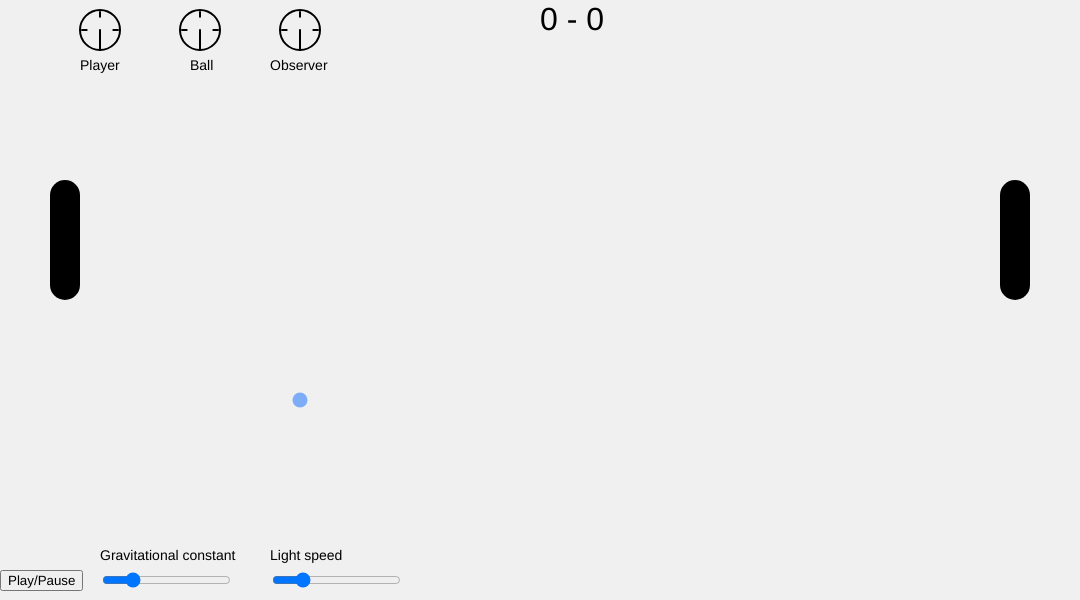
Frame 1 (no input)
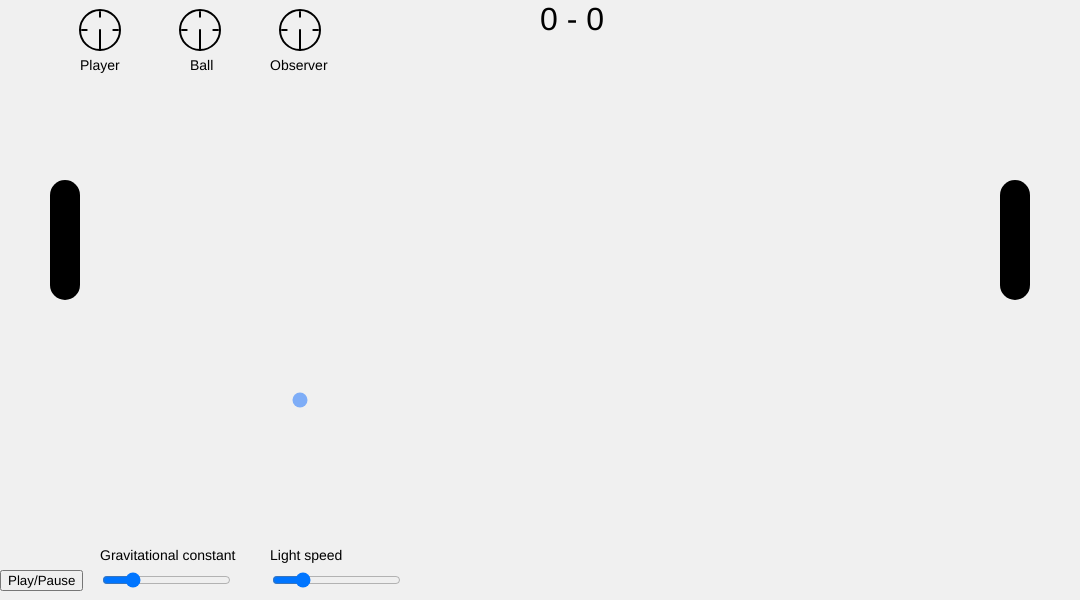
Frame 60 (no input)
Frame 120 (the mouse pressed at the canvas centre since frame 60): identical to frame 60, image omitted

The p5.js sketch that drew these frames (run headless with seeded random() and noise() and a simulated clock; from frame 60 on, the mouse is pressed at the canvas centre):

// p5.js sketch
// ── sketch.js
// To Do:
//   - something to visualize physics

function setup() {
  relsize = 1;
  textFont('Helvetica');
  paused = true;
  showPotential = false;
  windowW = 1080;
  windowH = 600;
  createCanvas(windowW, windowH);
  noStroke();
  ball = createVector(windowW/2, windowH/2);
  paddleW = 30;
  paddleH = 120;
  p2Y = (windowH- paddleH)/2;
  maxSpeed = 250;
  easing = 0.1;
  p1Y = p2Y;
  ballR = 20;
  ballSpeed = createVector(0,0);
  p1X = paddleW+20;
  p2X = windowW - paddleW*2-20;
  p2Difficulty = 1.5;
  p1Score = 0;
  p2Score = 0;
  p1Gamma = 1;
  p2Gamma = 1;
  particleR = 15;
  particle = createVector(300, 400);
  Gmm = 10;
  
  clockSpeed = 0.08;
  playerTheta = 0;
  ballTheta = 0;
  masterTheta = 0;
  
  buttonG = createButton('Play/Pause');
  buttonG.position(0, windowH - 30);
  buttonG.mousePressed(changeBG);
  
//   buttonP = createButton('Toggle Potential');
//   buttonP.position(450, windowH - 30);
//   buttonP.mousePressed(changeBP);
  
  sliderG = createSlider(0, 50, 10);
  sliderG.position(100, windowH - 30);
  
  sliderC = createSlider(150, 400, 200);
  sliderC.position(270, windowH - 30);
  particles = [particle];
  pastBalls = [];
  tailLength = 10;
  ballRed = color(252, 92, 71);
  particleBlue = color(126, 173, 247);
}

function draw() {
  background(240, 240, 240);
  setSliders();
  
  if (!paused){
    updatePastBalls();
    renderClocks();
    applyAccel();
    updatePositions();
    checkCollision();
    renderObjects();
  } else {
    drawClocks();
    renderObjects();
  }
}

function updatePastBalls() {
  pastBalls.push([ball.x, ball.y])
  
  if (pastBalls.length > tailLength) {
    pastBalls.shift();
  }
}

function drawClocks() {
  textSize(14);
  fill(0);
  text('Player',80,70);
  text('Ball',190,70);
  text('Observer',270,70);
  
  drawClock(100, 30, 40);
  drawClock(200, 30, 40);
  drawClock(300, 30, 40);
  stroke(0);
  strokeWeight(2);
  CLX = 100+20*Math.sin(-playerTheta);
  CLY = 30+20*Math.cos(-playerTheta);
  CLX1 = 200+20*Math.sin(-ballTheta);
  CLY1 = 30+20*Math.cos(-ballTheta);
  CLX2 = 300+20*Math.sin(-masterTheta);
  CLY2 = 30+20*Math.cos(-masterTheta);
  line(100, 30, CLX, CLY);
  line(200, 30, CLX1, CLY1);
  line(300, 30, CLX2, CLY2);
  strokeWeight(0);
}

function renderClocks() {
  
  GRfactorball = 1;
  GRfactorpaddle = 1;
  p1 = createVector(p1X, p1Y);
  
  particles.forEach(particle => {
    rb = p5.Vector.sub(particle,ball).mag();
    rp = p5.Vector.sub(particle,p1).mag();
    if ((200000*Gmm)/(rb*(maxSpeed**2)) < 1) {
      GRtimeball = sqrt(1-(200000*Gmm)/(rb*(maxSpeed**2)));
    }
    if ((200000*Gmm)/(rp*(maxSpeed**2)) < 1) {
      GRtimepaddle = sqrt(1-(200000*Gmm)/(rp*(maxSpeed**2)));
    }
    
    GRfactorball *= GRtimeball;
    GRfactorpaddle *= GRtimepaddle;
    
  });
  
  ballTheta += (clockSpeed*GRfactorball);
  playerTheta += (clockSpeed*GRfactorpaddle);

  
  
  masterTheta += clockSpeed;
  drawClocks();
  
}

function drawClock(x, y, d) {
  fill(240);
  stroke(0);
  strokeWeight(2);
  ellipse(x, y, d, d);
  line(x + d*9/20, y, x+d/3, y);
  line(x - d*9/20, y, x-d/3, y);
  line(x, y - d*9/20, x, y-d/3);
  line(x, y + d*9/20, x, y+d/3);

  noStroke();
}


function setSliders() {
  Gmm = sliderG.value();
  maxSpeed = sliderC.value();
}

function resetClocks() {
  playerTheta = 0;
  ballTheta = 0;
  masterTheta = 0;
}

function mouseClicked() {
  if (mouseX > 60 && mouseX < windowW - 60 && mouseY > 60 && mouseY < windowH - 60){
    particles.push(createVector(mouseX, mouseY))
  }
}

function changeBG() {
  paused = !paused;
}

function changeBP() {
  showPotential = !showPotential;
}
function applyAccel() {
  particles.forEach(particle => {
    n = p5.Vector.sub(particle,ball);
    r = n.mag();
    v = ballSpeed.mag();
    rel_correction = p5.Vector.mult(p5.Vector.add(p5.Vector.mult(n, v**2), p5.Vector.mult(ballSpeed,4*p5.Vector.dot(n,ballSpeed))),Gmm/(maxSpeed**2*r**3));
    a = p5.Vector.add(p5.Vector.mult(n, Gmm / r**2), rel_correction);
    relsize = p5.Vector.mult(a, r**2).mag()/2000;
    ballSpeed.add(a);
    });
  
}

function renderObjects() {
  
   particles.forEach(particle => {
   
    if (showPotential) {
      for (let i = 0; i < 10; i++) {
        diff = 10 - i;
        particleBlue.setAlpha(255 - 25*diff);
        fill(particleBlue);
        Reff = (particleR+20*diff)*relsize;
        ellipse(particle.x, particle.y, Reff, Reff);
      } 
    }
    
    fill(particleBlue);
    ellipse(particle.x, particle.y, particleR, particleR);
  });
  
  particleBlue.setAlpha(255);
  
    
  i = 0;
  pastBalls.forEach(b => {
    diff = ((pastBalls.length - i))**2;
    ballRed.setAlpha(255 - 2*diff);
    fill(ballRed);
    Reff = (ballR-2*diff/pastBalls.length);
    ellipse(b[0], b[1], Reff, Reff);
    i += 1;
    });
  
  ballRed.setAlpha(255);
  
  fill(0);
  textSize(14);
  
  text("Gravitational constant", 100, windowH - 40);
  text("Light speed", 270, windowH - 40);
  textFont('Arial');
  textSize(32);
  text(String(p1Score + ' - ' + p2Score), windowW / 2, 30);
  textFont('Helvetica');

  rect(p1X, p1Y - paddleH*p1Gamma/2, paddleW, paddleH*p1Gamma, 20);
  rect(p2X, p2Y - paddleH*p2Gamma/2, paddleW, paddleH*p2Gamma, 20);

}

function updatePositions() {
  p1Speed  = abs(p1Y - pmouseY);
  p1Gamma = sqrt(1 - (p1Speed / maxSpeed)**2);
  
  p2Speed = abs(p2Y - ball.y);
  p2Gamma = sqrt(1 - (p2Speed / maxSpeed)**2);
                
  p1DY = mouseY - p1Y;
  p1Y += p1DY * easing;
  
  p2DY = ball.y - p2Y;
  p2Y += p2DY * easing*p2Difficulty;
  ball.y += ballSpeed.y;
  ball.x += ballSpeed.x;
}

function checkRectangle(r1x, r1y, r1w, r1h, r2x, r2y, r2w, r2h) {
  return (r1x < r2x + r2w &&
    r1x + r1w > r2x &&
    r1y < r2y + r2h &&
    r1y + r1h > r2y);
}

function checkCollision() {
    if (ball.y < 0 || ball.y > windowH) {
      ballSpeed.y *= -1;
  }
  
  if ((ball.y  < p1Y + paddleH*p1Gamma/2) && (ball.y  > p1Y + paddleH*p1Gamma/2- 20) && (ball.x < p1X + paddleW) && (ball.x > p1X)) {
    ball.x = p1X + paddleW;
    ballSpeed.x = abs(ballSpeed.x);
  } else if ((ball.y + ballR > p1Y - paddleH*p1Gamma/2) && (ball.y  < p1Y - paddleH*p1Gamma/2+ 20) && (ball.x < p1X + paddleW) && (ball.x > p1X)) {
      ball.x = p1X + paddleW;
      ballSpeed.x = abs(ballSpeed.x);

  } else if ((ball.x < p1X + paddleW) && (ball.x > p1X) && (ball.y > p1Y - paddleH*p1Gamma/2) && (ball.y < p1Y + paddleH*p1Gamma/2)) {
      ballSpeed.x *= -1;
  } else if ((ball.x + ballR > p2X) && (ball.x < p2X) && (ball.y > p2Y - paddleH*p2Gamma/2) && (ball.y < p2Y + paddleH*p2Gamma/2)) {
      ballSpeed.x *= -1;
  } 
  
  if (ball.x <= 0) {
    ball.y = windowH/2;
    ball.x = windowW/2;
    ballSpeed = createVector(random(-8, 8), random(-8, 8));
    resetClocks();
    p2Score += 1;
  }
  
  if (ball.x + ballR >= windowW){
    ball.y = windowH/2;
    ball.x = windowW/2;
    ballSpeed = createVector(random(-8, 8), random(-8, 8));
    resetClocks();

    p1Score += 1;
  }
  
}
